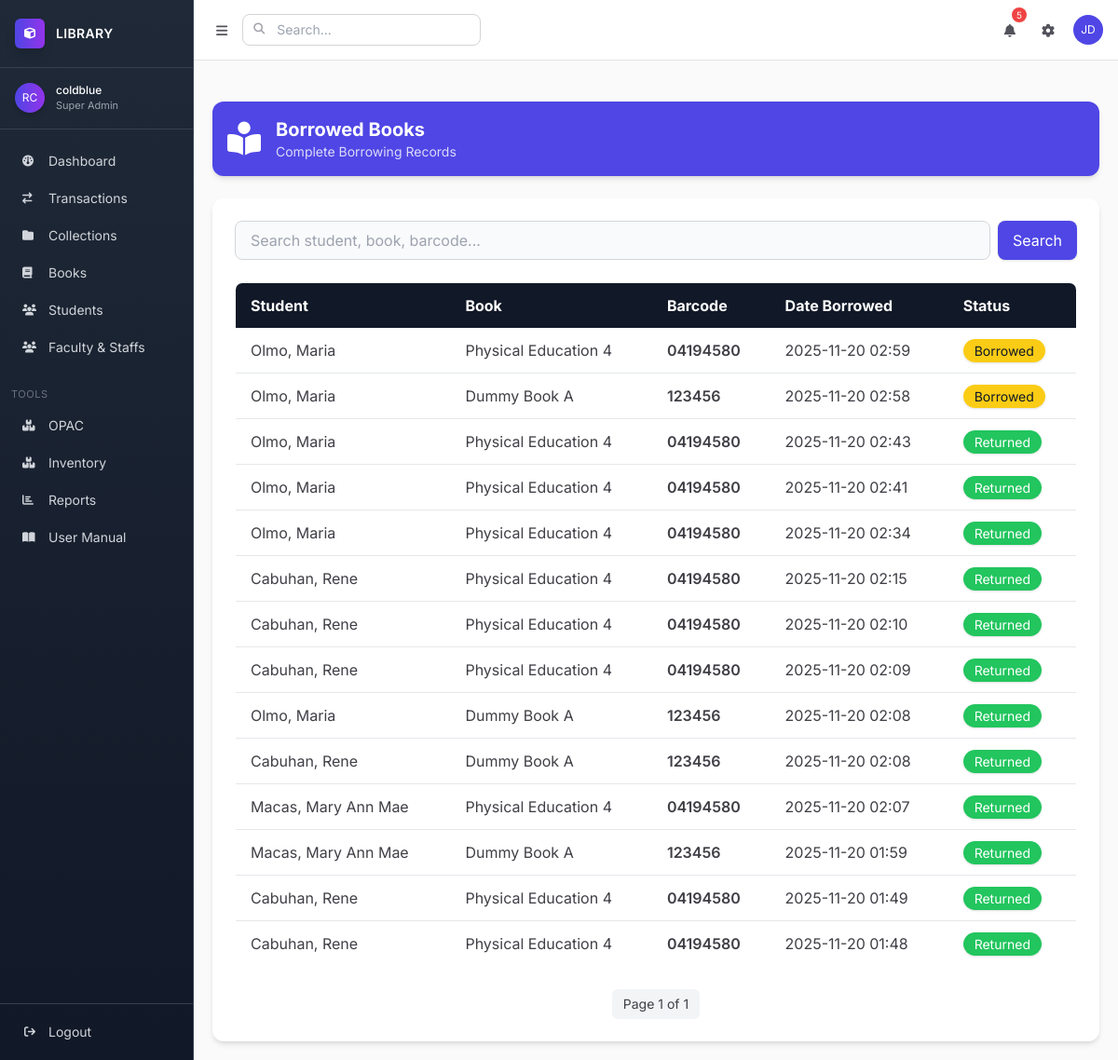
Before: /library/borrowed/all/ (signed in) with the older database file.
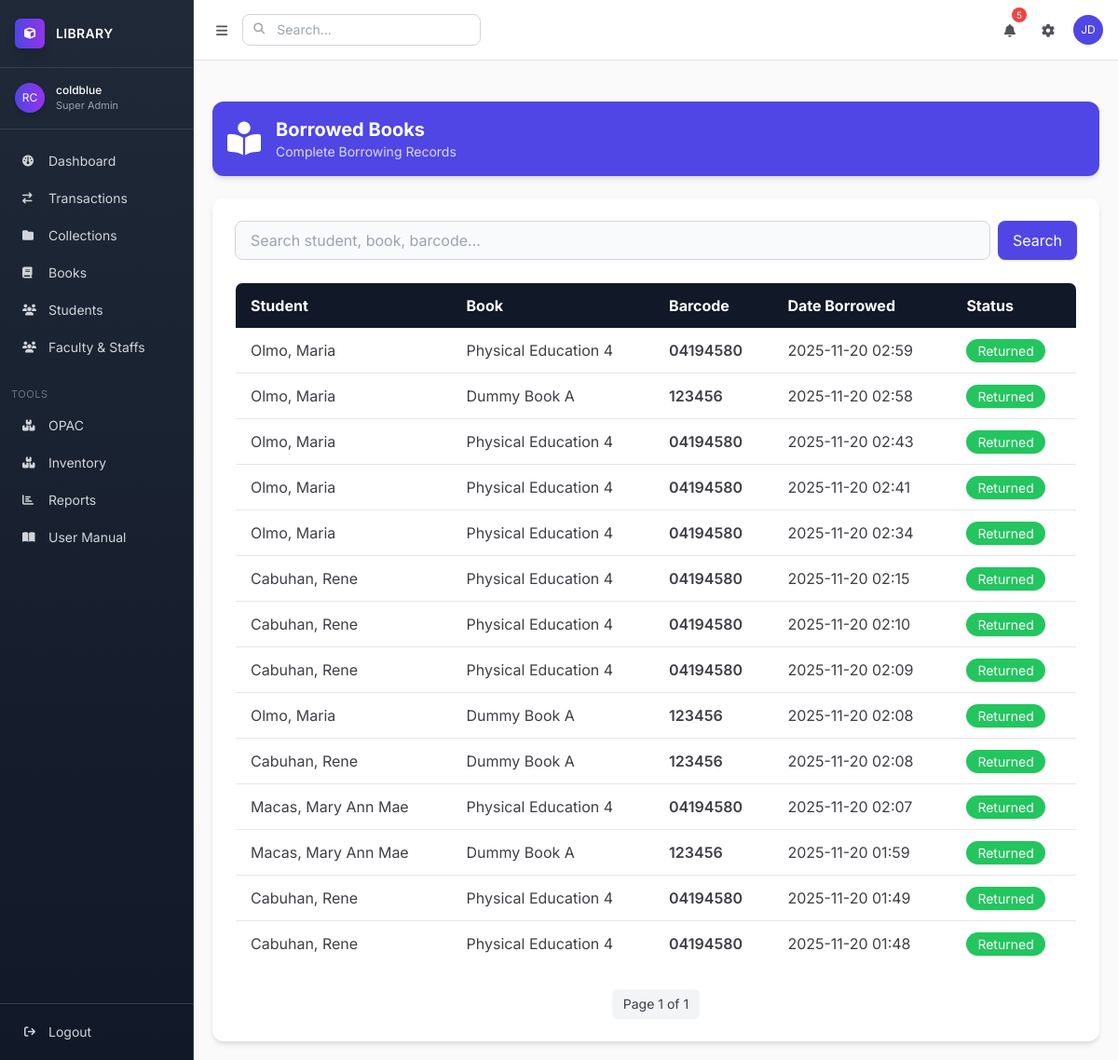
After: the same page with the newer database file.
### apps/app2/models.py (models this page shows, shortened)
class BorrowedBook(models.Model):
    book = models.ForeignKey(Book, on_delete=models.CASCADE, related_name="borrow_records")
    borrower = models.ForeignKey(Student, on_delete=models.CASCADE, related_name="borrowed_books")
    barcode = models.ForeignKey('BookBarcode', on_delete=models.CASCADE, related_name="borrowed_records", null=True, blank=True)
    date_borrowed = models.DateTimeField(auto_now_add=True)
    due_date = models.DateField()
    date_returned = models.DateField(blank=True, null=True)
    remarks = models.CharField(max_length=255, blank=True, null=True)
    STATUS_CHOICES = [
        ("borrowed", "Borrowed"),
        ("returned", "Returned"),
        ("overdue", "Overdue"),
    ]
    status = models.CharField(max_length=20, choices=STATUS_CHOICES, default="borrowed")

class Book(models.Model):
    collection = models.ForeignKey(
        Collection, on_delete=models.SET_NULL, null=True, blank=True, related_name="books"
    )
    control_number = models.CharField(max_length=50, unique=True, verbose_name="Control Number / 001")
    isbn = models.CharField(max_length=20, blank=True, null=True, verbose_name="ISBN / 020")
    title = models.CharField(max_length=255, verbose_name="Title / 245$a")
    subtitle = models.CharField(max_length=255, blank=True, null=True, verbose_name="Subtitle / 245$b")
    statement_of_responsibility = models.CharField(max_length=255, blank=True, null=True, verbose_name="Statement of Responsibility / 245$c")
    author = models.CharField(max_length=255, verbose_name="Main Author / 100$a")
    added_authors = models.CharField(max_length=255, blank=True, null=True, verbose_name="Added Authors / 700$a")
    edition = models.CharField(max_length=100, blank=True, null=True, verbose_name="Edition / 250")
    publisher = models.CharField(max_length=255, blank=True, null=True, verbose_name="Publisher / 264$b")
    publication_place = models.CharField(max_length=255, blank=True, null=True, verbose_name="Place / 264$a")
    publication_year = models.CharField(max_length=4, blank=True, null=True, verbose_name="Year / 264$c")
    pages = models.CharField(max_length=50, blank=True, null=True, verbose_name="Pagination / 300$a")
    illustrations = models.CharField(max_length=255, blank=True, null=True, verbose_name="Illustrations / 300$b")
    dimensions = models.CharField(max_length=50, blank=True, null=True, verbose_name="Dimensions / 300$c")
    series = models.CharField(max_length=255, blank=True, null=True, verbose_name="Series / 490$a")
    notes = models.TextField(blank=True, null=True, verbose_name="General Notes / 500")
    summary = models.TextField(blank=True, null=True, verbose_name="Summary / 520")
    subjects = models.CharField(max_length=255, blank=True, null=True, verbose_name="Subjects / 650$a")
    classification = models.CharField(max_length=50, blank=True, null=True, verbose_name="Dewey / 082 or Local / 090")
    language = models.CharField(max_length=50, blank=True, null=True, verbose_name="Language / 041$a")
    cover_image = models.ImageField(
        upload_to='book_covers/', blank=True, null=True, verbose_name="Book Cover"
    )
    created_at = models.DateTimeField(auto_now_add=True)
    updated_at = models.DateTimeField(auto_now=True)

class BookBarcode(models.Model):
    book = models.ForeignKey('Book', on_delete=models.CASCADE, related_name="barcodes")
    barcode = models.CharField(max_length=50, unique=True)
    created_at = models.DateTimeField(auto_now_add=True)
    created_at = models.DateTimeField(default=timezone.now)

### apps/app1/models.py (models this page shows, shortened)
class Student(models.Model):
    folder = models.ForeignKey(Folder, on_delete=models.SET_NULL, null=True, blank=True, related_name="students")
    last_name = models.CharField(max_length=150)
    first_name = models.CharField(max_length=150)
    middle_name = models.CharField(max_length=150, blank=True, null=True)
    mobile_number = models.CharField(max_length=20, blank=True, null=True)
    GENDER_CHOICES = [
        ('M', 'Male'),
        ('F', 'Female'),
        ('O', 'Other'),
    ]
    gender = models.CharField(max_length=1, choices=GENDER_CHOICES)

### apps/app2/views/all.py (the view, shortened to what this page needs)
# urls.py: path("borrowed/all/", views.all_borrowed_books, name="borrowed_all"),
@login_required
def all_borrowed_books(request):
    q = request.GET.get("q", "").strip()
    borrowed = BorrowedBook.objects.select_related("borrower", "book", "barcode")
    paginator = Paginator(borrowed.order_by("-date_borrowed"), 15)
    page_number = request.GET.get("page")
    page_obj = paginator.get_page(page_number)
    context = {"page_obj": page_obj, "q": q}
    return render(request, "app2/book/borrowed_all_list.html", context)

### templates/app2/book/borrowed_all_list.html (shortened to what this page needs)
{% extends "base.html" %}
{% block content %}
<div class="flex items-center p-4 my-6 text-white bg-indigo-600 rounded-xl shadow-md">
    <i class="fas fa-book-reader text-4xl mr-4"></i>
    <div>
        <h1 class="text-xl font-bold">Borrowed Books</h1>
        <p class="text-sm opacity-80">Complete Borrowing Records</p>
    </div>
</div>
<div class="bg-white dark:bg-gray-800 rounded-xl shadow-md p-6">
    <form method="get" class="flex gap-2 mb-6">
        <input type="text" name="q" value="{{ q }}" placeholder="Search student, book, barcode..." class="w-full px-4 py-2 rounded-lg border border-gray-300 dark:border-gray-700
                   bg-gray-50 dark:bg-gray-900 focus:ring-2 focus:ring-indigo-500
                   outline-none transition">
        <button class="px-4 py-2 rounded-lg bg-indigo-600 hover:bg-indigo-700 text-white shadow">
            Search
        </button>
    </form>
    <div class="overflow-x-auto">
        <table class="w-full border border-gray-300 dark:border-gray-700 rounded-lg overflow-hidden">
            <thead class="bg-gray-900 text-white dark:bg-gray-700">
                <tr>
                    <th class="px-4 py-3 text-left">Student</th>
                    <th class="px-4 py-3 text-left">Book</th>
                    <th class="px-4 py-3 text-left">Barcode</th>
                    <th class="px-4 py-3 text-left">Date Borrowed</th>
                    <th class="px-4 py-3 text-left">Status</th>
                </tr>
            </thead>
            <tbody class="divide-y divide-gray-200 dark:divide-gray-700">
                {% for b in page_obj %}
                <tr class="hover:bg-gray-50 dark:hover:bg-gray-700/40">
                    <td class="px-4 py-3">
                        {{ b.borrower.last_name }}, {{ b.borrower.first_name }}
                    </td>
                    <td class="px-4 py-3">
                        {{ b.book.title }}
                    </td>
                    <td class="px-4 py-3 font-semibold">
                        {{ b.barcode.barcode }}
                    </td>
                    <td class="px-4 py-3">
                        {{ b.date_borrowed|date:"Y-m-d H:i" }}
                    </td>
                    <td class="px-4 py-3">
                        {% if b.status == "borrowed" %}
                        <span class="px-3 py-1 rounded-full text-sm bg-yellow-400 text-gray-900 shadow">
                            Borrowed
                        </span>
                        {% else %}
                        <span class="px-3 py-1 rounded-full text-sm bg-green-500 text-white shadow">
                            Returned
                        </span>
                        {% endif %}
                    </td>
                </tr>
                {% empty %}
                <tr>
                    <td colspan="5" class="px-4 py-6 text-center text-gray-500 dark:text-gray-400">
                        No borrowed records.
                    </td>
                </tr>
                {% endfor %}
            </tbody>
        </table>
    </div>
    <div class="mt-6 flex justify-center">
        <div class="flex items-center gap-2">
            <span class="px-3 py-1.5 bg-gray-100 dark:bg-gray-700 rounded-md text-sm">
                Page {{ page_obj.number }} of {{ page_obj.paginator.num_pages }}
            </span>
        </div>
    </div>
</div>
{% endblock %}

Changed rows visible on the page:
changed BorrowedBook (number 1 of 14 on the later page): status "Borrowed" → "Returned"
changed BorrowedBook (number 2 of 14 on the later page): status "Borrowed" → "Returned"
